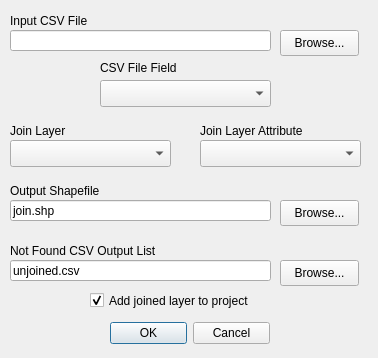
<?xml version="1.0" encoding="UTF-8"?>
<ui version="4.0">
 <class>mmqgis_attribute_join_form</class>
 <widget class="QDialog" name="mmqgis_attribute_join_form">
  <property name="windowModality">
   <enum>Qt::ApplicationModal</enum>
  </property>
  <property name="enabled">
   <bool>true</bool>
  </property>
  <property name="geometry">
   <rect>
    <x>0</x>
    <y>0</y>
    <width>378</width>
    <height>358</height>
   </rect>
  </property>
  <property name="mouseTracking">
   <bool>false</bool>
  </property>
  <property name="windowTitle">
   <string>Join by Attribute</string>
  </property>
  <widget class="QDialogButtonBox" name="buttonBox">
   <property name="geometry">
    <rect>
     <x>110</x>
     <y>320</y>
     <width>160</width>
     <height>26</height>
    </rect>
   </property>
   <property name="orientation">
    <enum>Qt::Horizontal</enum>
   </property>
   <property name="standardButtons">
    <set>QDialogButtonBox::Cancel|QDialogButtonBox::Ok</set>
   </property>
  </widget>
  <widget class="QLabel" name="label">
   <property name="geometry">
    <rect>
     <x>10</x>
     <y>180</y>
     <width>261</width>
     <height>22</height>
    </rect>
   </property>
   <property name="text">
    <string>Output Shapefile</string>
   </property>
  </widget>
  <widget class="QLabel" name="label_3">
   <property name="geometry">
    <rect>
     <x>200</x>
     <y>120</y>
     <width>161</width>
     <height>22</height>
    </rect>
   </property>
   <property name="text">
    <string>Join Layer Attribute</string>
   </property>
  </widget>
  <widget class="QLineEdit" name="outfilename">
   <property name="geometry">
    <rect>
     <x>10</x>
     <y>200</y>
     <width>261</width>
     <height>21</height>
    </rect>
   </property>
   <property name="text">
    <string>join.shp</string>
   </property>
   <property name="readOnly">
    <bool>false</bool>
   </property>
  </widget>
  <widget class="QPushButton" name="browse_outfile">
   <property name="geometry">
    <rect>
     <x>280</x>
     <y>200</y>
     <width>79</width>
     <height>26</height>
    </rect>
   </property>
   <property name="text">
    <string>Browse...</string>
   </property>
  </widget>
  <widget class="QCheckBox" name="addtoproject">
   <property name="enabled">
    <bool>true</bool>
   </property>
   <property name="geometry">
    <rect>
     <x>90</x>
     <y>290</y>
     <width>189</width>
     <height>21</height>
    </rect>
   </property>
   <property name="text">
    <string>Add joined layer to project</string>
   </property>
   <property name="checked">
    <bool>true</bool>
   </property>
  </widget>
  <widget class="QComboBox" name="joinlayerattribute">
   <property name="geometry">
    <rect>
     <x>200</x>
     <y>140</y>
     <width>161</width>
     <height>27</height>
    </rect>
   </property>
  </widget>
  <widget class="QComboBox" name="joinlayer">
   <property name="geometry">
    <rect>
     <x>10</x>
     <y>140</y>
     <width>161</width>
     <height>27</height>
    </rect>
   </property>
  </widget>
  <widget class="QLabel" name="label_4">
   <property name="geometry">
    <rect>
     <x>10</x>
     <y>120</y>
     <width>111</width>
     <height>22</height>
    </rect>
   </property>
   <property name="text">
    <string>Join Layer</string>
   </property>
  </widget>
  <widget class="QLabel" name="label_2">
   <property name="geometry">
    <rect>
     <x>10</x>
     <y>10</y>
     <width>108</width>
     <height>22</height>
    </rect>
   </property>
   <property name="text">
    <string>Input CSV File</string>
   </property>
  </widget>
  <widget class="QLineEdit" name="infilename">
   <property name="geometry">
    <rect>
     <x>10</x>
     <y>30</y>
     <width>261</width>
     <height>21</height>
    </rect>
   </property>
   <property name="text">
    <string/>
   </property>
   <property name="readOnly">
    <bool>false</bool>
   </property>
  </widget>
  <widget class="QPushButton" name="browse_infile">
   <property name="geometry">
    <rect>
     <x>280</x>
     <y>30</y>
     <width>79</width>
     <height>26</height>
    </rect>
   </property>
   <property name="text">
    <string>Browse...</string>
   </property>
  </widget>
  <widget class="QLabel" name="label_5">
   <property name="geometry">
    <rect>
     <x>10</x>
     <y>240</y>
     <width>261</width>
     <height>22</height>
    </rect>
   </property>
   <property name="text">
    <string>Not Found CSV Output List</string>
   </property>
  </widget>
  <widget class="QLineEdit" name="notfoundfilename">
   <property name="geometry">
    <rect>
     <x>10</x>
     <y>260</y>
     <width>261</width>
     <height>21</height>
    </rect>
   </property>
   <property name="text">
    <string>unjoined.csv</string>
   </property>
   <property name="readOnly">
    <bool>false</bool>
   </property>
  </widget>
  <widget class="QPushButton" name="browse_notfound">
   <property name="geometry">
    <rect>
     <x>280</x>
     <y>260</y>
     <width>79</width>
     <height>26</height>
    </rect>
   </property>
   <property name="text">
    <string>Browse...</string>
   </property>
  </widget>
  <widget class="QComboBox" name="csvfilefield">
   <property name="geometry">
    <rect>
     <x>100</x>
     <y>80</y>
     <width>171</width>
     <height>27</height>
    </rect>
   </property>
  </widget>
  <widget class="QLabel" name="label_6">
   <property name="geometry">
    <rect>
     <x>100</x>
     <y>60</y>
     <width>117</width>
     <height>16</height>
    </rect>
   </property>
   <property name="text">
    <string>CSV File Field</string>
   </property>
  </widget>
 </widget>
 <resources/>
 <connections>
  <connection>
   <sender>buttonBox</sender>
   <signal>accepted()</signal>
   <receiver>mmqgis_attribute_join_form</receiver>
   <slot>accept()</slot>
   <hints>
    <hint type="sourcelabel">
     <x>248</x>
     <y>254</y>
    </hint>
    <hint type="destinationlabel">
     <x>157</x>
     <y>274</y>
    </hint>
   </hints>
  </connection>
  <connection>
   <sender>buttonBox</sender>
   <signal>rejected()</signal>
   <receiver>mmqgis_attribute_join_form</receiver>
   <slot>reject()</slot>
   <hints>
    <hint type="sourcelabel">
     <x>316</x>
     <y>260</y>
    </hint>
    <hint type="destinationlabel">
     <x>286</x>
     <y>274</y>
    </hint>
   </hints>
  </connection>
 </connections>
</ui>
